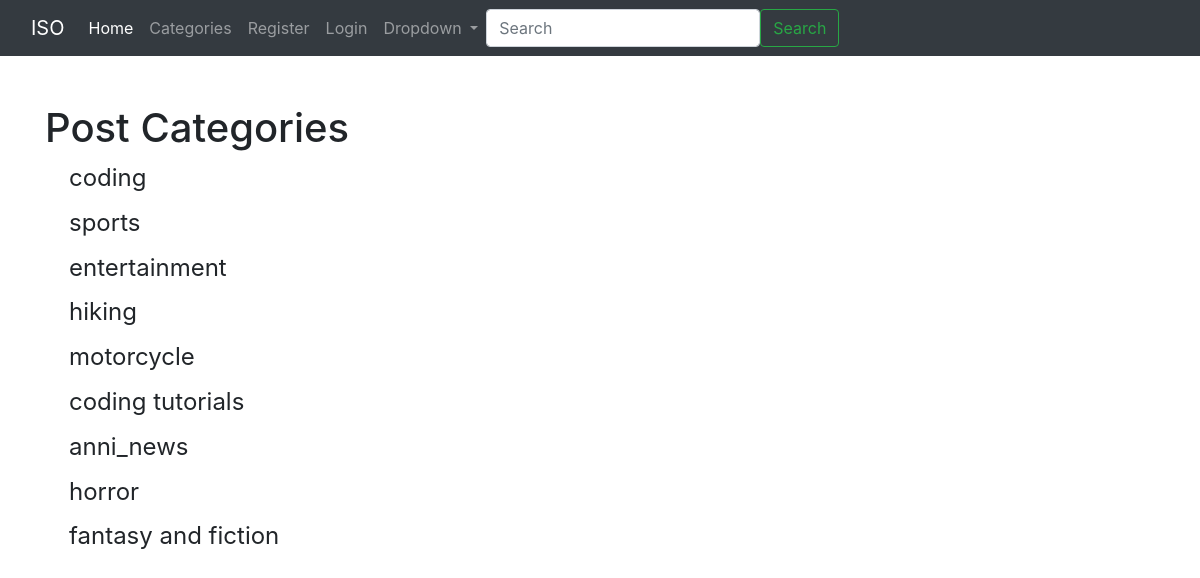
The page /category-list/ on the database its author committed.
### ISO_Blog/models.py (models this page shows, shortened)
class Category(models.Model):
    name = models.CharField(max_length=255)
    def __str__(self):
        return self.name

### ISO_Blog/views.py (the view)
# urls.py: path('category-list/',CategoryListView, name='category-list' ),
def CategoryListView(request):
    cat_menu_list = Category.objects.all()
    return render(request, 'category_list.html', {'cat_menu_list': cat_menu_list})

### ISO_Blog/templates/category_list.html (shortened to what this page needs)
{% extends 'base.html' %}
{% block content %}
  <h1> Post Categories</h1>
            {% for item in cat_menu_list %}
               <h4><a class="dropdown-item" href="{%url 'category' item|slugify %}">{{ item }}</a></h4>
            {% endfor %}
{% endblock %}

### rows shown on the page
Category: name "coding"
Category: name "sports"
Category: name "entertainment"
Category: name "hiking"
Category: name "motorcycle"
Category: name "coding tutorials"
Category: name "anni_news"
Category: name "horror"
Category: name "fantasy and fiction"
